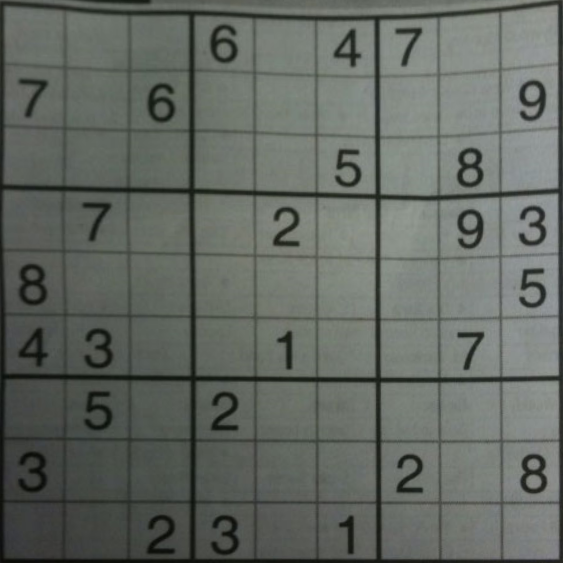
#> input picture tests/gallery/SudokuTest_1.png, 563 x 563 px
$ python -i image_parser.py   (imports and definitions only)
#> lines starting #> are read from the running program, lines starting #| are printed output that depends on the picture; after the words box and inside, x2 and y2 are one past the last pixel; in counts of white or black regions, pixels touching at a corner belong together
import cv2
import os
import numpy as np

# [4 lines left out: function _show, not called in this run]


def _filter_text_recognition(img, block_size, C):
    img_map = img.copy()

    # Crease / shade masking
    hsv_map = cv2.cvtColor(img_map, cv2.COLOR_BGR2HSV)
    hue, sat, val = cv2.split(hsv_map)
    _, mask_sat = cv2.threshold(sat, 25, 255, cv2.THRESH_BINARY_INV)
    _, mask_val = cv2.threshold(val, 100, 255, cv2.THRESH_BINARY_INV)
    shade_mask = cv2.bitwise_or(mask_sat, mask_val)

    # Img processing
    img_map = cv2.cvtColor(img_map, cv2.COLOR_BGR2GRAY)
    thresh_map = img_map.copy()

    # Removing additional noise
    if min(thresh_map.shape) >= 300:
        thresh_map = cv2.GaussianBlur(thresh_map, (3,3), 0)

    # Threshold map
    thresh_map = cv2.adaptiveThreshold(
        thresh_map, 255,
        cv2.ADAPTIVE_THRESH_GAUSSIAN_C,
        cv2.THRESH_BINARY_INV,
        block_size,
        C
    )
    # Removing noise in threshold map
    if min(thresh_map.shape) >= 300:
        kernel = np.array([
            [0, 1, 0],
            [1, 1, 1],
            [0, 1, 0],
        ], dtype="uint8"
        )
        thresh_map = cv2.morphologyEx(thresh_map, cv2.MORPH_CLOSE, kernel)

    # Applying shade map
    thresh_map[shade_mask==0] = 0

    # Final noise reduction
    img_blur = cv2.GaussianBlur(img_map, (5,5), 0)
    _, ret_map = cv2.threshold(img_blur, 0, 255, cv2.THRESH_BINARY_INV + cv2.THRESH_OTSU)
    img_map = cv2.bitwise_and(thresh_map, thresh_map, mask=ret_map)

    return img_map


def _filter_threshold_map(img, block_size, C):
    color_map = img.copy()
    img_map = cv2.cvtColor(color_map, cv2.COLOR_BGR2GRAY)
    img_map = cv2.adaptiveThreshold(
        img_map, 255,
        cv2.ADAPTIVE_THRESH_GAUSSIAN_C,
        cv2.THRESH_BINARY_INV,
        block_size,
        C,
    )
    return cv2.bitwise_and(img_map, img_map)


def load_and_threshold(path: str, size: int = 450, debug: bool = False):
    block_size = 27
    c = 3
    img = cv2.imread(path)
    if img is None:
        raise FileNotFoundError(f"Could not read: {path}")

    gray = cv2.cvtColor(img, cv2.COLOR_BGR2GRAY)
    if debug:
        _show("Grayscale", gray)

    thresh = _filter_threshold_map(img, block_size, c)
    if debug:
        _show("Threshold (white=edges/lines)", thresh)

    text_recog = _filter_text_recognition(img, block_size, c)
    if debug:
        _show("Text Recog", text_recog)
    return img, thresh, text_recog


def find_grid_contour(thresh, img, debug: bool = False):
    contours, _ = cv2.findContours(thresh, cv2.RETR_EXTERNAL, cv2.CHAIN_APPROX_SIMPLE)
    if not contours:
        raise ValueError("No contours found")
    if debug:
        all_contours_img = img.copy()
        cv2.drawContours(all_contours_img, contours, -1, (0, 255, 255), 1)
        _show(f"All external contours ({len(contours)} found)", all_contours_img)

    max_grid_contour = max(contours, key=cv2.contourArea)
    max_grid_area = cv2.contourArea(max_grid_contour)

    _, (w, h), _ = cv2.minAreaRect(max_grid_contour)
    if max_grid_area * 1.3 < (w * h):
        max_grid_contour = find_best_rectangle(max_grid_contour)

    if debug:
        grid_img = img.copy()
        cv2.drawContours(grid_img, [max_grid_contour], -1, (0, 255, 0), 3)
        area = cv2.contourArea(max_grid_contour)
        _show(f"Largest contour = grid (area={area:.0f} pixels)", grid_img)

    return max_grid_contour


def filter_numbers_and_noise(thresh, grid_contour, mask):
    grid_area = cv2.contourArea(grid_contour)
    expected_cell_area = grid_area / 81
    contours, _ = cv2.findContours(thresh, cv2.RETR_TREE, cv2.CHAIN_APPROX_SIMPLE)
    for c in contours:
        cell_area = cv2.contourArea(c)
        if cell_area < expected_cell_area // 3:
            cv2.drawContours(mask, [c], -1, (0,0,0), -1)
    masked = cv2.bitwise_and(thresh, mask)
    return masked


def fix_vertical_and_horizontal_lines(mask):
    h, w = mask.shape
    vertical_kernel = cv2.getStructuringElement(cv2.MORPH_RECT, (1, w//85))
    mask = cv2.morphologyEx(mask, cv2.MORPH_CLOSE, vertical_kernel)
    horizontal_kernel = cv2.getStructuringElement(cv2.MORPH_RECT, (h//85, 1))
    mask = cv2.morphologyEx(mask, cv2.MORPH_CLOSE, horizontal_kernel)
    return mask


def find_cells(thresh, grid_contour, img, debug: bool = False):
    mask = np.zeros_like(thresh)
    cv2.drawContours(mask, [grid_contour], -1, 255, -1)
    if debug:
        _show("Grid mask", mask)

    masked = filter_numbers_and_noise(thresh, grid_contour, mask)
    if debug:
        _show("Thresh masked to grid area", masked)

    masked = fix_vertical_and_horizontal_lines(masked)
    if debug:
        _show("Adjusted vertical and horizontal lines", thresh)

    contours, _ = cv2.findContours(masked, cv2.RETR_TREE, cv2.CHAIN_APPROX_SIMPLE)
    grid_area = cv2.contourArea(grid_contour)
    expected = grid_area / 81
    lo, hi = 0.5 * expected, 1.5 * expected
    if debug:
        print(f"Grid area: {grid_area:.0f} | Expected cell: {expected:.0f} | Range: {lo:.0f}–{hi:.0f}")

    rejected_area, rejected_shape, candidates = [], [], []
    for c in contours:
        area = cv2.contourArea(c)
        if not (lo < area < hi):
            rejected_area.append(c)
            continue
        peri = cv2.arcLength(c, True)
        approx = cv2.approxPolyDP(c, 0.1 * peri, True)
        if len(approx) == 4:
            candidates.append(approx)
        else:
            rejected_shape.append(c)

    if debug:
        reject_img = img.copy()
        cv2.drawContours(reject_img, rejected_area, -1, (0, 0, 255), 1)
        cv2.drawContours(reject_img, rejected_shape, -1, (255, 0, 255), 1)
        cv2.drawContours(reject_img, candidates, -1, (0, 255, 0), 2)
        _show(
            f"Candidates: green={len(candidates)}  red=wrong-area({len(rejected_area)})  magenta=not-quad({len(rejected_shape)})",
            reject_img,
        )
        print(f"Accepted: {len(candidates)} | Rejected area: {len(rejected_area)} | Rejected shape: {len(rejected_shape)}")

    return candidates


def sort_cells(cells, debug: bool = False):
    def top_left(c):
        pts = c.reshape(4, 2)
        s = pts.sum(axis=1)
        return pts[np.argmin(s)]

    cells_with_pos = [(top_left(c), c) for c in cells]
    cells_with_pos.sort(key=lambda x: x[0][1])
    sorted_cells = []
    for idx in range(9):
        cell_row = cells_with_pos[idx * 9 : (idx + 1) * 9]
        cell_row.sort(key=lambda x: x[0][0])
        sorted_cells.extend([c for _, c in cell_row])

    return sorted_cells


# [36 lines left out: function find_best_rectangle, not called in this run]


def rotate_to_upright(*imgs, grid_contour: np.ndarray):
    _, (w, h), angle = cv2.minAreaRect(grid_contour)
    if 90 - abs(angle) < 10:
        return *imgs, grid_contour
    if w < h:
        angle += 90

    img_h, img_w = imgs[0].shape[:2]
    center = (img_w / 2, img_h / 2)
    M = cv2.getRotationMatrix2D(center, angle, 1.0)
    cos, sin = abs(M[0, 0]), abs(M[0, 1])
    new_w = int(img_h * sin + img_w * cos)
    new_h = int(img_h * cos + img_w * sin)
    M[0, 2] += (new_w - img_w) / 2
    M[1, 2] += (new_h - img_h) / 2

    rotated_imgs = tuple(cv2.warpAffine(img, M, (new_w, new_h)) for img in imgs)

    # Apply the same matrix to the contour points directly
    pts = grid_contour.reshape(-1, 2).astype("float32")
    rotated_pts = cv2.transform(pts[np.newaxis], M)[0]
    rotated_contour = rotated_pts.reshape(-1, 1, 2).astype("int32")

    return *rotated_imgs, rotated_contour


# [13 lines left out: function warp_grids, not called in this run]


def warp_grid(img, contour, size: int = 50) -> np.ndarray:
    pts = contour.reshape(4, 2).astype("float32")
    s = pts.sum(axis=1)
    diff = np.diff(pts, axis=1).ravel()
    src = np.array([
        pts[np.argmin(s)],
        pts[np.argmin(diff)],
        pts[np.argmax(s)],
        pts[np.argmax(diff)],
    ], dtype="float32")
    dst = np.array([[0,0],[size,0],[size,size],[0,size]], dtype="float32")
    M = cv2.getPerspectiveTransform(src, dst)
    return cv2.warpPerspective(img, M, (size, size))


def warp_cells(img, contour, size: int = 50, p: int = 4) -> np.ndarray:
    cell = warp_grid(img, contour, size)
    cell[:p, :] = 0
    cell[-p:, :] = 0
    cell[:, :p] = 0
    cell[:, -p:] = 0
    return cell


def show_cell_grid(cells_warped, label: str = "All cells"):
    _show(label, stack_cells(cells_warped))


# [57 lines left out: functions stack_cells, show_image_on_sudoku_grid, show_cells_one_by_one, not called in this run]


def parse_sudoku_image(path: str, debug: bool = False) -> tuple[list[np.ndarray], list[np.ndarray]]:
    cell_size = int(os.getenv("sudoku_cell_size".upper(), 50))
    img, thresh, text_recog = load_and_threshold(path, debug=debug)
#> in load_and_threshold, img is the input picture: shape (563, 563, 3); mean B, G, R 98.3, 104.3, 99.1
#> in _filter_text_recognition, `hue, sat, val = cv2.split(hsv_map)`:
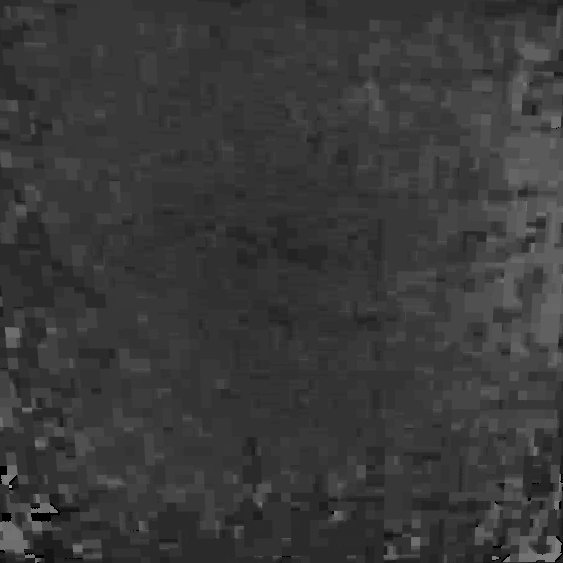
#> hue: shape (563, 563); min 0, max 165, mean 57.2
#> in _filter_text_recognition, `thresh_map[shade_mask==0] = 0`:
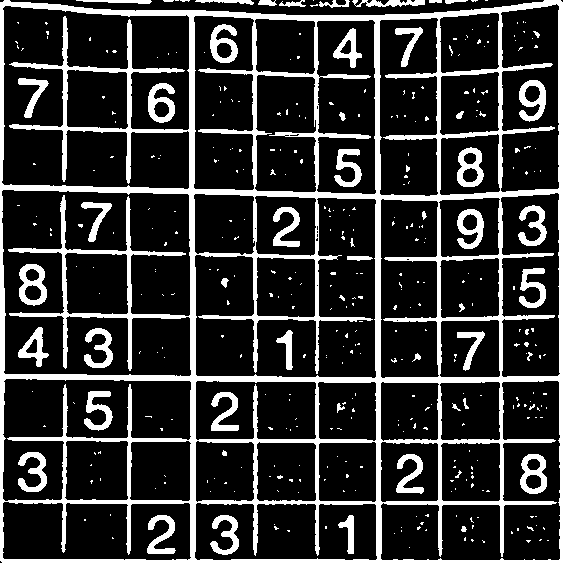
#> thresh_map: shape (563, 563); 19.8% white; 395 white regions (342 under 20 px), largest, box (x1, y1, x2, y2) and area: (0, 0, 563, 563) 46322, (19, 264, 47, 306) 644, (519, 80, 546, 122) 606
#> in _filter_text_recognition, `img_map = cv2.bitwise_and(thresh_map, thresh_map, mask=ret_map)`:
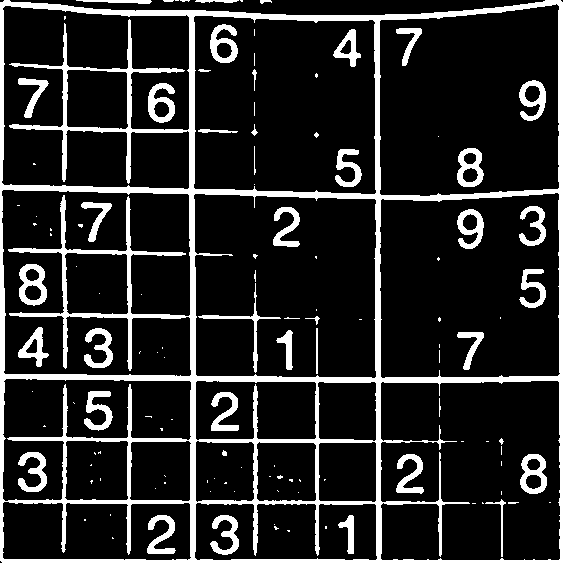
#> img_map: shape (563, 563); 15.2% white; 123 white regions (81 under 20 px)
    grid_contour = find_grid_contour(thresh, img, debug=debug)
#> in find_grid_contour, `contours, _ = cv2.findContours(thresh, cv2.RETR_EXTERNAL, cv2.CHAIN_AP..`: contours = 25 contours, 16 with area under 20; largest, box (x1, y1, x2, y2) and area: (0, 0, 563, 563) 310242, (365, 0, 426, 7) 162, (72, 0, 151, 4) 115, (214, 0, 254, 5) 80, (257, 0, 277, 6) 61
#> in find_grid_contour, `max_grid_contour = max(contours, key=cv2.contourArea)`: max_grid_contour = contour of 135 points, box (x1, y1, x2, y2) (0, 0, 563, 563), area 310242
#> in find_grid_contour, `max_grid_area = cv2.contourArea(max_grid_contour)`: max_grid_area = 310241.5
#> in find_grid_contour, `_, (w, h), _ = cv2.minAreaRect(max_grid_contour)`: w = 562
#> grid_contour has the same summary as max_grid_contour in find_grid_contour

    img, thresh, text_recog, grid_contour = rotate_to_upright(img, thresh, text_recog, grid_contour=grid_contour)
#> in rotate_to_upright, `_, (w, h), angle = cv2.minAreaRect(grid_contour)`: angle = -90
    if debug:
        _show("Rotated to upright", img)

    cells = find_cells(thresh, grid_contour, img, debug=debug)
#> in filter_numbers_and_noise, `grid_area = cv2.contourArea(grid_contour)`: grid_area = 310241.5
#> in filter_numbers_and_noise, `expected_cell_area = grid_area / 81`: expected_cell_area = 3830.1
#> in filter_numbers_and_noise, `contours, _ = cv2.findContours(thresh, cv2.RETR_TREE, cv2.CHAIN_APPROX..`: contours = 869 contours, 769 with area under 20; largest, box (x1, y1, x2, y2) and area: (0, 0, 563, 563) 310242, (1, 189, 192, 377) 28558, (1, 5, 190, 189) 23630, (193, 14, 316, 191) 13028, (2, 378, 192, 441) 10638
#> the loop in filter_numbers_and_noise, `for c in contours:` made 869 passes
#> cell_area on passes 4, 5, 23: 310241.5, 3313.5, 3254
#> after the loop in filter_numbers_and_noise, `for c in contours:`:
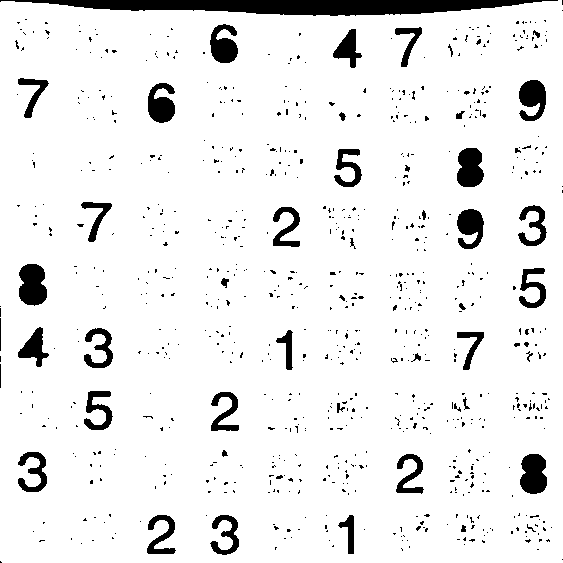
#> mask: shape (563, 563); 92.4% white; 792 black regions (745 under 20 px), largest, box (x1, y1, x2, y2) and area: (0, 0, 558, 16) 5518, (19, 264, 47, 306) 946, (520, 454, 547, 494) 872
#> in filter_numbers_and_noise, `masked = cv2.bitwise_and(thresh, mask)`:
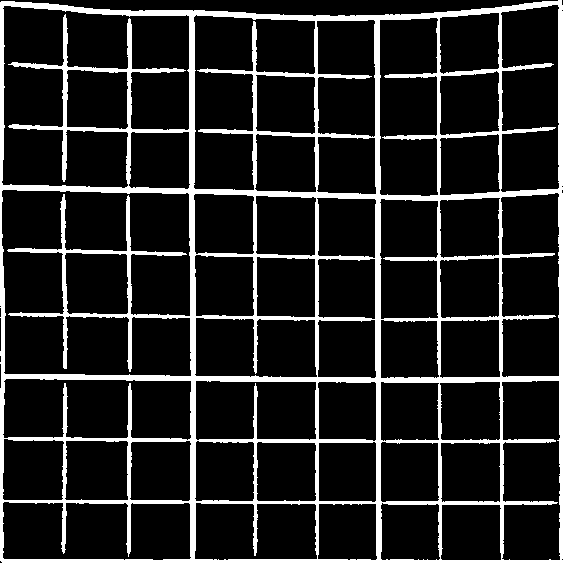
#> masked: shape (563, 563); 14.1% white; 1 white region, box (x1, y1, x2, y2) and area: (0, 0, 563, 563) 44693
#> in fix_vertical_and_horizontal_lines, `vertical_kernel = cv2.getStructuringElement(cv2.MORPH_RECT, (1, w//85))`: vertical_kernel = [1, 1, 1, 1, 1, 1]
#> in fix_vertical_and_horizontal_lines, `horizontal_kernel = cv2.getStructuringElement(cv2.MORPH_RECT, (h//85, ..`: horizontal_kernel = [[1, 1, 1, 1, 1, 1]]
#> in fix_vertical_and_horizontal_lines, `mask = cv2.morphologyEx(mask, cv2.MORPH_CLOSE, horizontal_kernel)`:
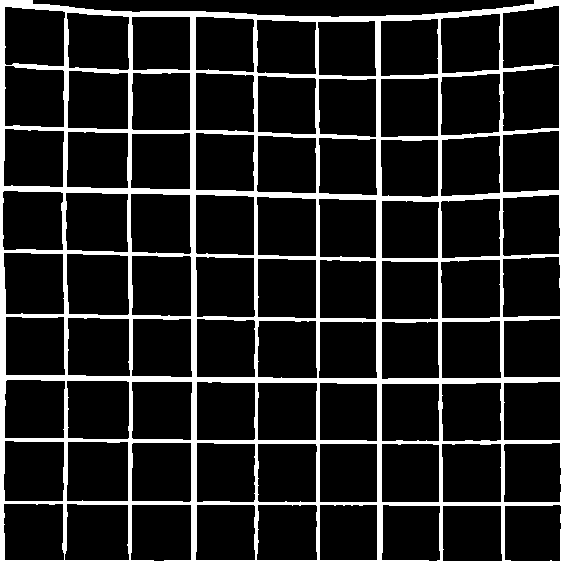
#> mask: shape (563, 563); 14.5% white; 1 white region
#> in find_cells, `contours, _ = cv2.findContours(masked, cv2.RETR_TREE, cv2.CHAIN_APPROX..`: contours = 82 contours; largest, box (x1, y1, x2, y2) and area: (0, 0, 563, 563) 309925, (66, 253, 130, 316) 3730, (66, 441, 129, 502) 3660, (66, 380, 130, 440) 3635, (3, 252, 65, 315) 3632
#> in find_cells, `grid_area = cv2.contourArea(grid_contour)`: grid_area = 310241.5
#> in find_cells, `expected = grid_area / 81`: expected = 3830.1
#> in find_cells, `lo, hi = 0.5 * expected, 1.5 * expected`: lo = 1915.1; hi = 5745.2
#> the loop in find_cells, `for c in contours:` made 82 passes
#> (area, peri, approx) on passes 2 to 7: (3308.5, 229.9, [[442, 506], [500, 505], [502, 560], [443, 561]]), (3147, 225, [[559, 504], [560, 560], [505, 560], [504, 506]]), (3172, 228.1, [[382, 505], [439, 505], [440, 559], [382, 560]]), (3236, 229, [[319, 505], [376, 504], [377, 559], [320, 560]]), (3312, 236.3, [[257, 505], [315, 504], [317, 559], [257, 560]]), (3282, 230.1, [[196, 505], [253, 504], [255, 559], [196, 560]])
#> after the loop in find_cells, `for c in contours:`: candidates = 81 contours; largest, box (x1, y1, x2, y2) and area: (67, 441, 129, 502) 3570, (66, 254, 130, 315) 3570, (3, 253, 65, 315) 3540, (65, 193, 129, 252) 3536, (67, 318, 131, 376) 3506; rejected_area = 1 contour; box (x1, y1, x2, y2) and area: (0, 0, 563, 563) 309925; rejected_shape = []
#> cells has the same summary as candidates in find_cells

    if len(cells) != 81:
        raise ValueError(f"Expected 81 cells, found {len(cells)} — run with debug=True to inspect")


    sorted_cells = sort_cells(cells, debug=debug)
#> in sort_cells, `cells_with_pos = [(top_left(c), c) for c in cells]`: cells_with_pos = 81 items
#> after the loop in sort_cells, `for idx in range(9):`: sorted_cells has the same summary as candidates in find_cells
#> sorted_cells has the same summary as candidates in find_cells

    if debug:
        from src.models.digit_recognition import extract_grid
        extract_grid([text_recog])


    processed_grid = [warp_cells(text_recog, c, cell_size) for c in sorted_cells]
#> in warp_grid, `M = cv2.getPerspectiveTransform(src, dst)`: M = [[0.771, -0.0266, -2.9], [-0.0552, 0.828, -5.58], [-0.0011, -0.000532, 1]]
#> in warp_cells (call 10), `cell[:p, :] = 0`:
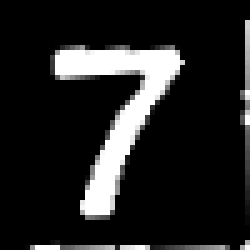
#> cell: shape (50, 50) (shown 5 times larger); min 0, max 255, mean 35.2
#> processed_grid = 81 items
    warped_display_image = [warp_grid(img, c, cell_size) for c in sorted_cells]
#> warped_display_image = 81 items

    if debug:
        show_cell_grid(warped_display_image, "Final cells (check digits upright + centered)")

    if debug:
        show_image_on_sudoku_grid(warped_display_image, "SUDOKU!")

    return processed_grid, warped_display_image


# [16 lines left out: function main, not called in this run]

# [2 lines not run here, left out]

>>> result = parse_sudoku_image('../../tests/gallery/SudokuTest_1.png')

$ run again, on tests/gallery/SudokuTest_2.jpg
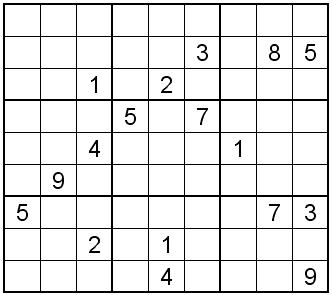
#> input picture tests/gallery/SudokuTest_2.jpg, 332 x 295 px
#> in load_and_threshold, img is the input picture: shape (295, 332, 3); min 0, max 255, mean 229.7
#> in _filter_threshold_map, `img_map = cv2.adaptiveThreshold( img_map, 255, cv2.ADAPTIVE_THRESH_GAU..`:
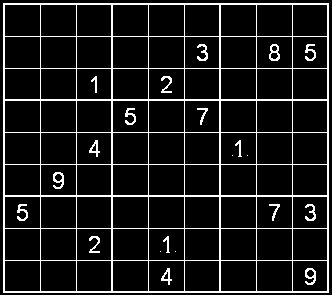
#> img_map: shape (295, 332); 9.9% white in thin lines or dots
#> hsv_map: shape (295, 332, 3); mean H, S, V 0, 0, 229.7
#> hue: shape (295, 332); every value is 0
#> mask_sat: shape (295, 332); every value is 255
#> mask_val: shape (295, 332); 9.7% white in thin lines or dots
#> ret_map: shape (295, 332); 22.5% white; 18 white regions, largest, box (x1, y1, x2, y2) and area: (2, 2, 330, 294) 19920, (52, 171, 65, 190) 162, (304, 267, 317, 286) 162
#> in find_grid_contour, `contours, _ = cv2.findContours(thresh, cv2.RETR_EXTERNAL, cv2.CHAIN_AP..`: contours = [[[3, 3], [3, 292], [328, 292], [328, 3]]]
#> max_grid_contour = [[3, 3], [3, 292], [328, 292], [328, 3]]
#> max_grid_area = 93925
#> in find_grid_contour, `_, (w, h), _ = cv2.minAreaRect(max_grid_contour)`: w = 289; h = 325
#> grid_contour = [[3, 3], [3, 292], [328, 292], [328, 3]]
#> in rotate_to_upright, `_, (w, h), angle = cv2.minAreaRect(grid_contour)`: w = 289; h = 325; angle = -90
#> in filter_numbers_and_noise, `grid_area = cv2.contourArea(grid_contour)`: grid_area = 93925
#> expected_cell_area = 1159.6
#> in filter_numbers_and_noise, `contours, _ = cv2.findContours(thresh, cv2.RETR_TREE, cv2.CHAIN_APPROX..`: contours = 109 contours, 4 with area under 20; largest, box (x1, y1, x2, y2) and area: (3, 3, 329, 293) 93925, (256, 228, 293, 261) 1150, (220, 228, 257, 261) 1150, (148, 228, 185, 261) 1150, (112, 228, 149, 261) 1150
#> the loop in filter_numbers_and_noise, `for c in contours:` made 109 passes
#> cell_area on passes 2 to 9: 1083, 106.5, 46, 1114, 1114, 1083, 1114, 70.5
#> masked: shape (295, 332); 8.6% white in thin lines or dots
#> vertical_kernel = [1, 1, 1]
#> horizontal_kernel = [[1, 1, 1]]
#> in find_cells, `contours, _ = cv2.findContours(masked, cv2.RETR_TREE, cv2.CHAIN_APPROX..`: contours = 82 contours; largest, box (x1, y1, x2, y2) and area: (3, 3, 329, 293) 93925, (256, 228, 293, 261) 1150, (220, 228, 257, 261) 1150, (148, 228, 185, 261) 1150, (112, 228, 149, 261) 1150
#> in find_cells, `grid_area = cv2.contourArea(grid_contour)`: grid_area = 93925
#> expected = 1159.6
#> lo = 579.8; hi = 1739.4
#> the loop in find_cells, `for c in contours:` made 82 passes
#> (area, peri, approx) on passes 2 to 8: (1083, 129.7, [[292, 261], [326, 260], [327, 290], [293, 291]]), (1114, 131.7, [[256, 261], [291, 260], [292, 290], [257, 291]]), (1114, 131.7, [[220, 261], [255, 260], [256, 290], [221, 291]]), (1083, 129.7, [[184, 261], [218, 260], [219, 290], [185, 291]]), (1114, 131.7, [[148, 261], [183, 260], [184, 290], [149, 291]]), (1114, 131.7, [[112, 261], [147, 260], [148, 290], [113, 291]]), (1083, 129.7, [[76, 261], [110, 260], [111, 290], [77, 291]])
#> after the loop in find_cells, `for c in contours:`: candidates = 81 contours; largest, box (x1, y1, x2, y2) and area: (256, 228, 293, 261) 1086, (220, 228, 257, 261) 1086, (148, 228, 185, 261) 1086, (112, 228, 149, 261) 1086, (40, 228, 77, 261) 1086; rejected_area = [[[3, 3], [3, 292], [328, 292], [328, 3]]]; rejected_shape = []
#> cells has the same summary as candidates in find_cells
#> cells_with_pos = 81 items
#> after the loop in sort_cells, `for idx in range(9):`: sorted_cells = 81 contours; largest, box (x1, y1, x2, y2) and area: (4, 4, 41, 37) 1086, (40, 4, 77, 37) 1086, (112, 4, 149, 37) 1086, (148, 4, 185, 37) 1086, (220, 4, 257, 37) 1086
#> M = [[1.43, -0.046, -5.48], [0.046, 1.61, -8.24], [-5.71e-18, -4.4e-18, 1]]
#> in warp_cells (call 23), `cell[:, :p] = 0`:
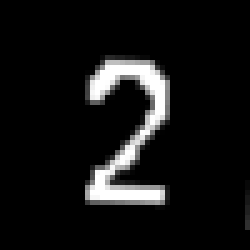
#> cell: shape (50, 50) (shown 5 times larger); min 0, max 255, mean 19.5
#> processed_grid = 81 items
